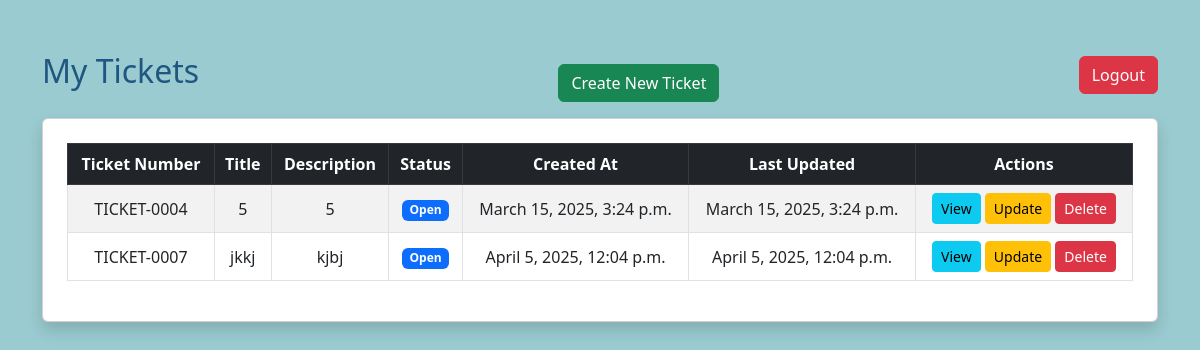
Page /tickets/ (signed in) on the committed database.
### supportticketssystem/models.py (models this page shows, shortened)
class Ticket(models.Model):
    STATUS_CHOICES = [
        ('open', 'Open'),
        ('closed', 'Closed'),
    ]
    ticket_number = models.CharField(max_length=20, unique=True, blank=True)
    title = models.CharField(max_length=255)
    description = models.TextField()
    status = models.CharField(max_length=10, choices=STATUS_CHOICES, default='open')
    created_at = models.DateTimeField(auto_now_add=True)
    last_updated_at = models.DateTimeField(auto_now=True)
    user = models.ForeignKey(CustomUser, on_delete=models.CASCADE)

### supportticketssystem/views.py (the view)
# urls.py: path('tickets/', TicketListView.as_view(), name='ticket-list'),
@method_decorator([login_required, never_cache], name="dispatch")
class TicketListView(View):
    def get(self, request):
        tickets = Ticket.objects.filter(user=request.user)  # Show only tickets of logged-in user
        return render(request, "supportticketssystem/ticket_list.html", {"tickets": tickets})

### supportticketssystem/templates/supportticketssystem/ticket_list.html (shortened to what this page needs)
<!-- {% load static %}
<!DOCTYPE html>
<html lang="en">
<head>
    <link href="https://cdn.jsdelivr.net/npm/bootstrap@5.3.0/dist/css/bootstrap.min.css" rel="stylesheet">
</head>
<body>
    <div class="container py-5">
        <div class="d-flex justify-content-between align-items-center mb-3">
            <h2 class="heading-text">My Tickets</h2>
            <div class="text-center mt-3">
                <a href="{% url 'ticket-create' %}" class="btn btn-success">Create New Ticket</a>
            </div>
            <form action="{% url 'logout' %}" method="post">
                <button type="submit" class="btn btn-danger">Logout</button>
            </form>
        </div>
        <div class="card shadow p-4">
            <div class="table-responsive">
                <table class="table table-bordered table-striped">
                    <thead class="table-dark text-center">
                        <tr>
                            <th scope="col">Ticket Number</th>
                            <th scope="col">Title</th>
                            <th scope="col">Description</th>
                            <th scope="col">Status</th>
                            <th scope="col">Created At</th>
                            <th scope="col">Last Updated</th>
                            <th scope="col">Actions</th>
                        </tr>
                    </thead>
                    <tbody>
                        {% for ticket in tickets %}
                        <tr>
                            <td class="text-center">{{ ticket.ticket_number }}</td>
                            <td class="text-wrap">{{ ticket.title }}</td>
                            <td class="text-wrap">{{ ticket.description }}</td>
                            <td class="text-center">
                                <span class="badge bg-primary">{{ ticket.get_status_display }}</span>
                            </td>
                            <td class="text-center">{{ ticket.created_at }}</td>
                            <td class="text-center">{{ ticket.last_updated_at }}</td>
                            <td class="text-center">
                                <a href="{% url 'ticket-detail' ticket.id %}" class="btn btn-sm btn-info">View</a>
                                <a href="{% url 'ticket-update' ticket.id %}" class="btn btn-sm btn-warning">Update</a>
                                <a href="{% url 'ticket-delete' ticket.id %}" class="btn btn-sm btn-danger">Delete</a>
                            </td>
                        </tr>
                        {% empty %}
                        <tr>
                            <td colspan="7" class="text-center">No tickets found.</td>
                        </tr>
                        {% endfor %}
                    </tbody>
                </table>
            </div>
        </div>
    </div>
</body>
</html>

### supportticketssystem/templates/supportticketssystem/ticket_list.html (style rules this page uses)
th, td { vertical-align: middle; text-align: center; word-wrap: break-word; }
th { white-space: nowrap; }
.heading-text { color: #205781; }
body { background-color: #9ACBD0; background-size: cover; background-position: center; background-attachment: fixed; height: 100vh; overflow-y: auto; overflow-x: hidden; margin: 0; }
.container { z-index: 10; }

### rows in the picture
Ticket: ticket_number "TICKET-0004", title "5", description "5", status "Open", created_at "March 15, 2025, 3:24 p.m.", last_updated_at "March 15, 2025, 3:24 p.m."
Ticket: ticket_number "TICKET-0007", title "jkkj", description "kjbj", status "Open", created_at "April 5, 2025, 12:04 p.m.", last_updated_at "April 5, 2025, 12:04 p.m."
